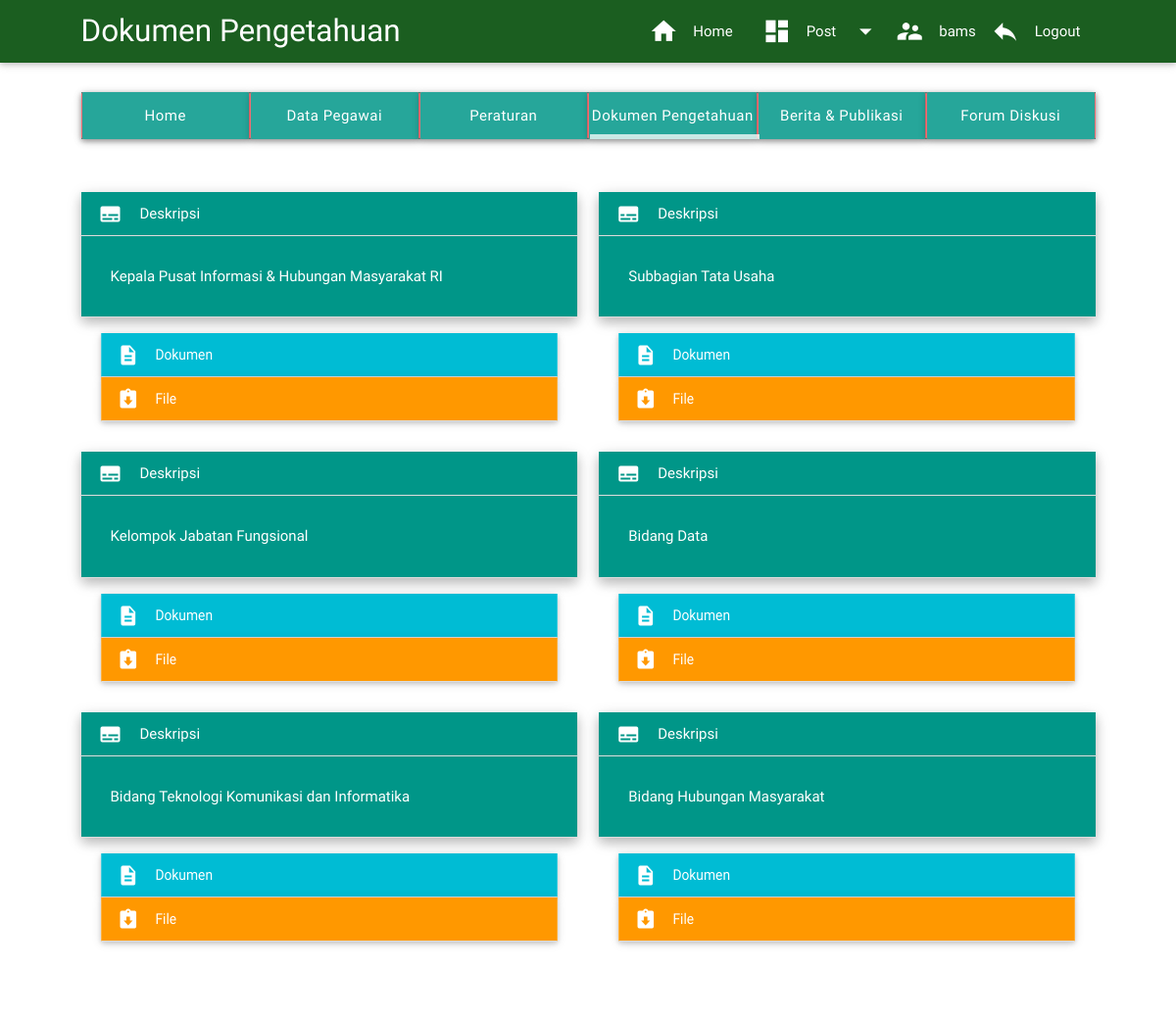
Page /pegawai/module/dokumen/tampil.php (signed in) on the committed database.
### tables this page shows
CREATE TABLE IF NOT EXISTS `divisi` (
  `id` int(11) NOT NULL,
  `nama` varchar(50) NOT NULL
);

### pegawai/module/dokumen/tampil.php (the view, shortened to what this page needs)
<?php
require "includes/header_artikel.php";
?>
<body>
        <main style="margin-top:30px; margin-bottom:30px;">
        <div class="container">
		<div class="row">
        <div class="col s12">
                <ul class="tabs z-depth-1">
                        <li class="tab col s12 m2 l2 teal"><a class="white-text btn" href="#home">Home</a></li>
                        <li class="tab col s12 m2 l2 teal"><a class="white-text btn" href="#pegawai">Data Pegawai</a></li>
                        <li class="tab col s12 m2 l2 teal"><a class="white-text btn" href="#peraturan">Peraturan</a></li>
                        <li class="tab col s12 m2 l2 teal"><a class="white-text btn active" href="#dokumen">Dokumen Pengetahuan</a></li>
                        <li class="tab col s12 m2 l2 teal"><a class="white-text btn" href="#berita">Berita & Publikasi</a></li>
                        <li class="tab col s12 m2 l2 teal"><a class="white-text btn" href="#forum">Forum Diskusi</a></li>
                </ul>
        </div>
		<div class="col s12 section container" id="dokumen"> <br>
  <div class="section row">
<?php
  $dvs = mysql_query ("SELECT * from divisi ");
  while ($data = mysql_fetch_array ($dvs)) {
?>
<div class="col s6">
  <ul class="collapsible popout" data-collapsible="accordion">
    <li class="active">
      <div class="collapsible-header active teal white-text"><i class="mdi-av-subtitles"></i>Deskripsi</div>
      <div class="collapsible-body teal white-text" style="display: block;"><p><?php echo $data['nama'] ?></p></div>
    </li>
    <li>
      <div class="collapsible-header cyan white-text"><i class="mdi-action-description"></i>Dokumen</div>
    </li>
    <li>
      <div class="collapsible-header orange white-text"><i class="mdi-action-assignment-returned"></i>File</div>
    </li>
  </ul>
  </div>
<?php } ?>
</div>
          </div>
          </div> </div>
    </main>
</body>
</html>

### pegawai/module/dokumen/includes/header_artikel.php (style rules this page uses)
body { display: flex; min-height: 100vh; flex-direction: column; }
main { flex: 1 0 auto }
.container { width:90% }

### pegawai/module/dokumen/tampil.php (style rules this page uses)
.tabs .tab a { text-transform: capitalize; line-height: inherit; padding: 0; }
.tabs .tab a { border: 0.1rem solid #ee6e73; border-top: none; border-bottom: none; }

### rows in the picture
divisi: nama "Kepala Pusat Informasi & Hubungan Masyarakat RI"
divisi: nama "Subbagian Tata Usaha"
divisi: nama "Kelompok Jabatan Fungsional"
divisi: nama "Bidang Data"
divisi: nama "Bidang Teknologi Komunikasi dan Informatika"
divisi: nama "Bidang Hubungan Masyarakat"

### other values in the picture
$_SESSION['nama_lengkap'] "bams"
